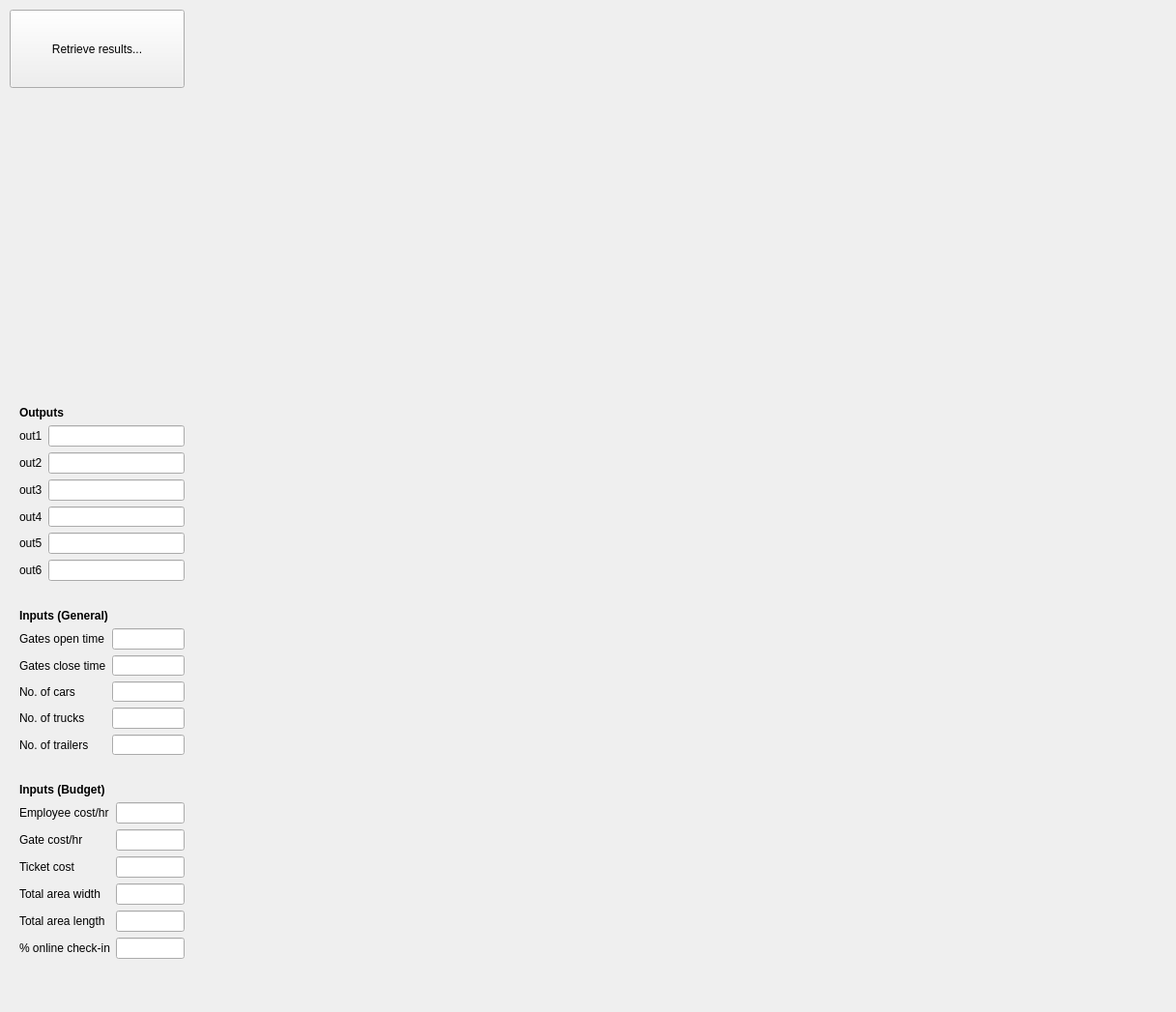
    <widget class="QWidget" name="Output">
     <attribute name="title">
      <string>Output</string>
     </attribute>
     <widget class="QWidget" name="">
      <property name="geometry">
       <rect>
        <x>10</x>
        <y>410</y>
        <width>191</width>
        <height>201</height>
       </rect>
      </property>
      <layout class="QFormLayout" name="formLayout_1_2_outputs">
       <property name="formAlignment">
        <set>Qt::AlignLeading|Qt::AlignLeft|Qt::AlignTop</set>
       </property>
       <property name="leftMargin">
        <number>10</number>
       </property>
       <property name="topMargin">
        <number>10</number>
       </property>
       <property name="rightMargin">
        <number>10</number>
       </property>
       <property name="bottomMargin">
        <number>10</number>
       </property>
       <item row="0" column="0" colspan="2">
        <widget class="QLabel" name="lab_outputs">
         <property name="font">
          <font>
           <weight>75</weight>
           <bold>true</bold>
          </font>
         </property>
         <property name="text">
          <string>Outputs</string>
         </property>
        </widget>
       </item>
       <item row="1" column="0">
        <widget class="QLabel" name="lab_out1">
         <property name="text">
          <string>out1</string>
         </property>
        </widget>
       </item>
       <item row="1" column="1">
        <widget class="QLineEdit" name="lineEdit_out1">
         <property name="readOnly">
          <bool>true</bool>
         </property>
        </widget>
       </item>
       <item row="2" column="0">
        <widget class="QLabel" name="lab_out2">
         <property name="text">
          <string>out2</string>
         </property>
        </widget>
       </item>
       <item row="2" column="1">
        <widget class="QLineEdit" name="lineEdit_out2">
         <property name="readOnly">
          <bool>true</bool>
         </property>
        </widget>
       </item>
       <item row="3" column="0">
        <widget class="QLabel" name="lab_out3">
         <property name="text">
          <string>out3</string>
         </property>
        </widget>
       </item>
       <item row="3" column="1">
        <widget class="QLineEdit" name="lineEdit_out3">
         <property name="readOnly">
          <bool>true</bool>
         </property>
        </widget>
       </item>
       <item row="4" column="0">
        <widget class="QLabel" name="lab_out4">
         <property name="text">
          <string>out4</string>
         </property>
        </widget>
       </item>
       <item row="4" column="1">
        <widget class="QLineEdit" name="lineEdit_out4">
         <property name="readOnly">
          <bool>true</bool>
         </property>
        </widget>
       </item>
       <item row="5" column="0">
        <widget class="QLabel" name="lab_out5">
         <property name="text">
          <string>out5</string>
         </property>
        </widget>
       </item>
       <item row="5" column="1">
        <widget class="QLineEdit" name="lineEdit_out5">
         <property name="readOnly">
          <bool>true</bool>
         </property>
        </widget>
       </item>
       <item row="6" column="0">
        <widget class="QLabel" name="lab_out6">
         <property name="text">
          <string>out6</string>
         </property>
        </widget>
       </item>
       <item row="6" column="1">
        <widget class="QLineEdit" name="lineEdit_out6">
         <property name="readOnly">
          <bool>true</bool>
         </property>
        </widget>
       </item>
      </layout>
     </widget>
     <widget class="QWidget" name="">
      <property name="geometry">
       <rect>
        <x>10</x>
        <y>620</y>
        <width>191</width>
        <height>171</height>
       </rect>
      </property>
      <layout class="QFormLayout" name="formLayout_0_1_inputs_general_out">
       <property name="formAlignment">
        <set>Qt::AlignLeading|Qt::AlignLeft|Qt::AlignTop</set>
       </property>
       <property name="leftMargin">
        <number>10</number>
       </property>
       <property name="topMargin">
        <number>10</number>
       </property>
       <property name="rightMargin">
        <number>10</number>
       </property>
       <property name="bottomMargin">
        <number>10</number>
       </property>
       <item row="0" column="0" colspan="2">
        <widget class="QLabel" name="lab_inputs_general">
         <property name="font">
          <font>
           <weight>75</weight>
           <bold>true</bold>
          </font>
         </property>
         <property name="text">
          <string>Inputs (General)</string>
         </property>
        </widget>
       </item>
       <item row="1" column="0">
        <widget class="QLabel" name="lab_gates_open_out">
         <property name="text">
          <string>Gates open time</string>
         </property>
        </widget>
       </item>
       <item row="1" column="1">
        <widget class="QLineEdit" name="lineEdit_gate_open_out">
         <property name="text">
          <string/>
         </property>
         <property name="readOnly">
          <bool>true</bool>
         </property>
        </widget>
       </item>
       <item row="2" column="0">
        <widget class="QLabel" name="lab_gates_close_out">
         <property name="text">
          <string>Gates close time</string>
         </property>
        </widget>
       </item>
       <item row="2" column="1">
        <widget class="QLineEdit" name="lineEdit_gate_close_out">
         <property name="readOnly">
          <bool>true</bool>
         </property>
        </widget>
       </item>
       <item row="3" column="0">
        <widget class="QLabel" name="lab_num_cars_out">
         <property name="text">
          <string>No. of cars</string>
         </property>
        </widget>
       </item>
       <item row="3" column="1">
        <widget class="QLineEdit" name="lineEdit_num_cars_out">
         <property name="readOnly">
          <bool>true</bool>
         </property>
        </widget>
       </item>
       <item row="4" column="0">
        <widget class="QLabel" name="lab_num_trucks_out">
         <property name="text">
          <string>No. of trucks</string>
         </property>
        </widget>
       </item>
       <item row="4" column="1">
        <widget class="QLineEdit" name="lineEdit_num_trucks_out">
         <property name="readOnly">
          <bool>true</bool>
         </property>
        </widget>
       </item>
       <item row="5" column="0">
        <widget class="QLabel" name="lab_num_trailers_out">
         <property name="text">
          <string>No. of trailers</string>
         </property>
        </widget>
       </item>
       <item row="5" column="1">
        <widget class="QLineEdit" name="lineEdit_num_trailers_out">
         <property name="readOnly">
          <bool>true</bool>
         </property>
        </widget>
       </item>
      </layout>
     </widget>
     <widget class="QWidget" name="">
      <property name="geometry">
       <rect>
        <x>10</x>
        <y>800</y>
        <width>191</width>
        <height>221</height>
       </rect>
      </property>
      <layout class="QFormLayout" name="formLayout_1_1_inputs_budget_out">
       <property name="formAlignment">
        <set>Qt::AlignLeading|Qt::AlignLeft|Qt::AlignTop</set>
       </property>
       <property name="leftMargin">
        <number>10</number>
       </property>
       <property name="topMargin">
        <number>10</number>
       </property>
       <property name="rightMargin">
        <number>10</number>
       </property>
       <property name="bottomMargin">
        <number>10</number>
       </property>
       <item row="0" column="0" colspan="2">
        <widget class="QLabel" name="lab_inputs_budget">
         <property name="font">
          <font>
           <weight>75</weight>
           <bold>true</bold>
          </font>
         </property>
         <property name="text">
          <string>Inputs (Budget)</string>
         </property>
        </widget>
       </item>
       <item row="1" column="0">
        <widget class="QLabel" name="lab_employee_cost_out">
         <property name="text">
          <string>Employee cost/hr</string>
         </property>
        </widget>
       </item>
       <item row="1" column="1">
        <widget class="QLineEdit" name="lineEdit_employee_cost_out">
         <property name="readOnly">
          <bool>true</bool>
         </property>
         <property name="placeholderText">
          <string/>
         </property>
        </widget>
       </item>
       <item row="2" column="0">
        <widget class="QLabel" name="lab_gate_cost_out">
         <property name="text">
          <string>Gate cost/hr</string>
         </property>
        </widget>
       </item>
       <item row="2" column="1">
        <widget class="QLineEdit" name="lineEdit_gate_cost_out">
         <property name="readOnly">
          <bool>true</bool>
         </property>
        </widget>
       </item>
       <item row="3" column="0">
        <widget class="QLabel" name="lab_ticket_cost_out">
         <property name="text">
          <string>Ticket cost</string>
         </property>
        </widget>
       </item>
       <item row="3" column="1">
        <widget class="QLineEdit" name="lineEdit_ticket_cost_out">
         <property name="readOnly">
          <bool>true</bool>
         </property>
        </widget>
       </item>
       <item row="4" column="0">
        <widget class="QLabel" name="lab_area_width_out">
         <property name="text">
          <string>Total area width</string>
         </property>
        </widget>
       </item>
       <item row="4" column="1">
        <widget class="QLineEdit" name="lineEdit_area_width_out">
         <property name="readOnly">
          <bool>true</bool>
         </property>
        </widget>
       </item>
       <item row="5" column="0">
        <widget class="QLabel" name="lab_area_length_out">
         <property name="text">
          <string>Total area length</string>
         </property>
        </widget>
       </item>
       <item row="5" column="1">
        <widget class="QLineEdit" name="lineEdit_area_length_out">
         <property name="readOnly">
          <bool>true</bool>
         </property>
        </widget>
       </item>
       <item row="6" column="0">
        <widget class="QLabel" name="lab_perc_online_checkin_out">
         <property name="text">
          <string>% online check-in</string>
         </property>
        </widget>
       </item>
       <item row="6" column="1">
        <widget class="QLineEdit" name="lineEdit_perc_online_checkin_out">
         <property name="readOnly">
          <bool>true</bool>
         </property>
        </widget>
       </item>
      </layout>
     </widget>
     <widget class="QPushButton" name="but_retrieve_res">
      <property name="geometry">
       <rect>
        <x>10</x>
        <y>10</y>
        <width>181</width>
        <height>81</height>
       </rect>
      </property>
      <property name="text">
       <string>Retrieve results...</string>
      </property>
     </widget>
     <widget class="QLabel" name="lab_out_simulation_id_text">
      <property name="geometry">
       <rect>
        <x>200</x>
        <y>10</y>
        <width>81</width>
        <height>16</height>
       </rect>
      </property>
      <property name="font">
       <font>
        <weight>75</weight>
        <bold>true</bold>
       </font>
      </property>
      <property name="text">
       <string/>
      </property>
     </widget>
     <widget class="QLabel" name="lab_out_simulation_id">
      <property name="geometry">
       <rect>
        <x>280</x>
        <y>10</y>
        <width>16</width>
        <height>16</height>
       </rect>
      </property>
      <property name="font">
       <font>
        <weight>75</weight>
        <bold>true</bold>
       </font>
      </property>
      <property name="text">
       <string/>
      </property>
     </widget>
     <widget class="QWidget" name="">
      <property name="geometry">
       <rect>
        <x>200</x>
        <y>30</y>
        <width>1008</width>
        <height>1008</height>
       </rect>
      </property>
      <layout class="QGridLayout" name="gridLayout">
       <item row="0" column="0">
        <widget class="QLabel" name="img_out_0_0">
         <property name="minimumSize">
          <size>
           <width>0</width>
           <height>0</height>
          </size>
         </property>
         <property name="maximumSize">
          <size>
           <width>500</width>
           <height>500</height>
          </size>
         </property>
         <property name="text">
          <string/>
         </property>
         <property name="pixmap">
          <pixmap>ui_revised/img/placeholder.png</pixmap>
         </property>
        </widget>
       </item>
       <item row="0" column="1">
        <widget class="QLabel" name="img_out_0_1">
         <property name="minimumSize">
          <size>
           <width>0</width>
           <height>0</height>
          </size>
         </property>
         <property name="maximumSize">
          <size>
           <width>500</width>
           <height>500</height>
          </size>
         </property>
         <property name="text">
          <string/>
         </property>
         <property name="pixmap">
          <pixmap>ui_revised/img/placeholder.png</pixmap>
         </property>
        </widget>
       </item>
       <item row="1" column="0">
        <widget class="QLabel" name="img_out_1_0">
         <property name="minimumSize">
          <size>
           <width>0</width>
           <height>0</height>
          </size>
         </property>
         <property name="maximumSize">
          <size>
           <width>500</width>
           <height>500</height>
          </size>
         </property>
         <property name="text">
          <string/>
         </property>
         <property name="pixmap">
          <pixmap>ui_revised/img/placeholder.png</pixmap>
         </property>
        </widget>
       </item>
       <item row="1" column="1">
        <widget class="QLabel" name="img_out_1_1">
         <property name="minimumSize">
          <size>
           <width>0</width>
           <height>0</height>
          </size>
         </property>
         <property name="maximumSize">
          <size>
           <width>500</width>
           <height>500</height>
          </size>
         </property>
         <property name="text">
          <string/>
         </property>
         <property name="pixmap">
          <pixmap>ui_revised/img/placeholder.png</pixmap>
         </property>
        </widget>
       </item>
      </layout>
     </widget>
    </widget>
